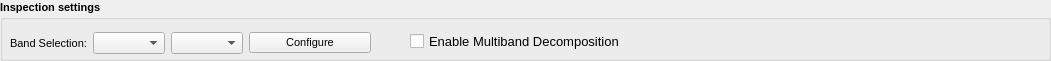
     <widget class="QGroupBox" name="groupBox_6">
      <property name="geometry">
       <rect>
        <x>10</x>
        <y>10</y>
        <width>1051</width>
        <height>61</height>
       </rect>
      </property>
      <property name="font">
       <font>
        <pointsize>8</pointsize>
        <weight>75</weight>
        <bold>true</bold>
       </font>
      </property>
      <property name="title">
       <string>Inspection settings</string>
      </property>
      <widget class="QCheckBox" name="checkBoxEnableMultiBand">
       <property name="geometry">
        <rect>
         <x>410</x>
         <y>30</y>
         <width>241</width>
         <height>22</height>
        </rect>
       </property>
       <property name="font">
        <font>
         <pointsize>10</pointsize>
         <weight>50</weight>
         <bold>false</bold>
        </font>
       </property>
       <property name="text">
        <string>Enable Multiband Decomposition</string>
       </property>
       <property name="checked">
        <bool>false</bool>
       </property>
      </widget>
      <widget class="QWidget" name="layoutWidget_5">
       <property name="geometry">
        <rect>
         <x>10</x>
         <y>30</y>
         <width>361</width>
         <height>26</height>
        </rect>
       </property>
       <layout class="QHBoxLayout" name="horizontalLayout_22">
        <item>
         <layout class="QHBoxLayout" name="horizontalLayout_8">
          <item>
           <widget class="QLabel" name="labelScanInterval_5">
            <property name="font">
             <font>
              <weight>50</weight>
              <bold>false</bold>
             </font>
            </property>
            <property name="text">
             <string>Band Selection:</string>
            </property>
           </widget>
          </item>
          <item>
           <widget class="QComboBox" name="enumMultiBandSettingLev1">
            <property name="font">
             <font>
              <weight>50</weight>
              <bold>false</bold>
             </font>
            </property>
           </widget>
          </item>
          <item>
           <widget class="QComboBox" name="enumMultiBandSettingLev2">
            <property name="font">
             <font>
              <weight>50</weight>
              <bold>false</bold>
             </font>
            </property>
           </widget>
          </item>
         </layout>
        </item>
        <item>
         <widget class="QPushButton" name="pushButtonFilterConfig">
          <property name="font">
           <font>
            <weight>50</weight>
            <bold>false</bold>
           </font>
          </property>
          <property name="statusTip">
           <string>Configure the laser. </string>
          </property>
          <property name="text">
           <string>Configure</string>
          </property>
          <property name="checkable">
           <bool>false</bool>
          </property>
          <property name="checked">
           <bool>false</bool>
          </property>
         </widget>
        </item>
       </layout>
      </widget>
      <widget class="QLabel" name="labelConfigSetting">
       <property name="geometry">
        <rect>
         <x>650</x>
         <y>10</y>
         <width>391</width>
         <height>41</height>
        </rect>
       </property>
       <property name="font">
        <font>
         <pointsize>10</pointsize>
         <weight>50</weight>
         <bold>false</bold>
        </font>
       </property>
       <property name="frameShape">
        <enum>QFrame::NoFrame</enum>
       </property>
       <property name="text">
        <string/>
       </property>
      </widget>
     </widget>
